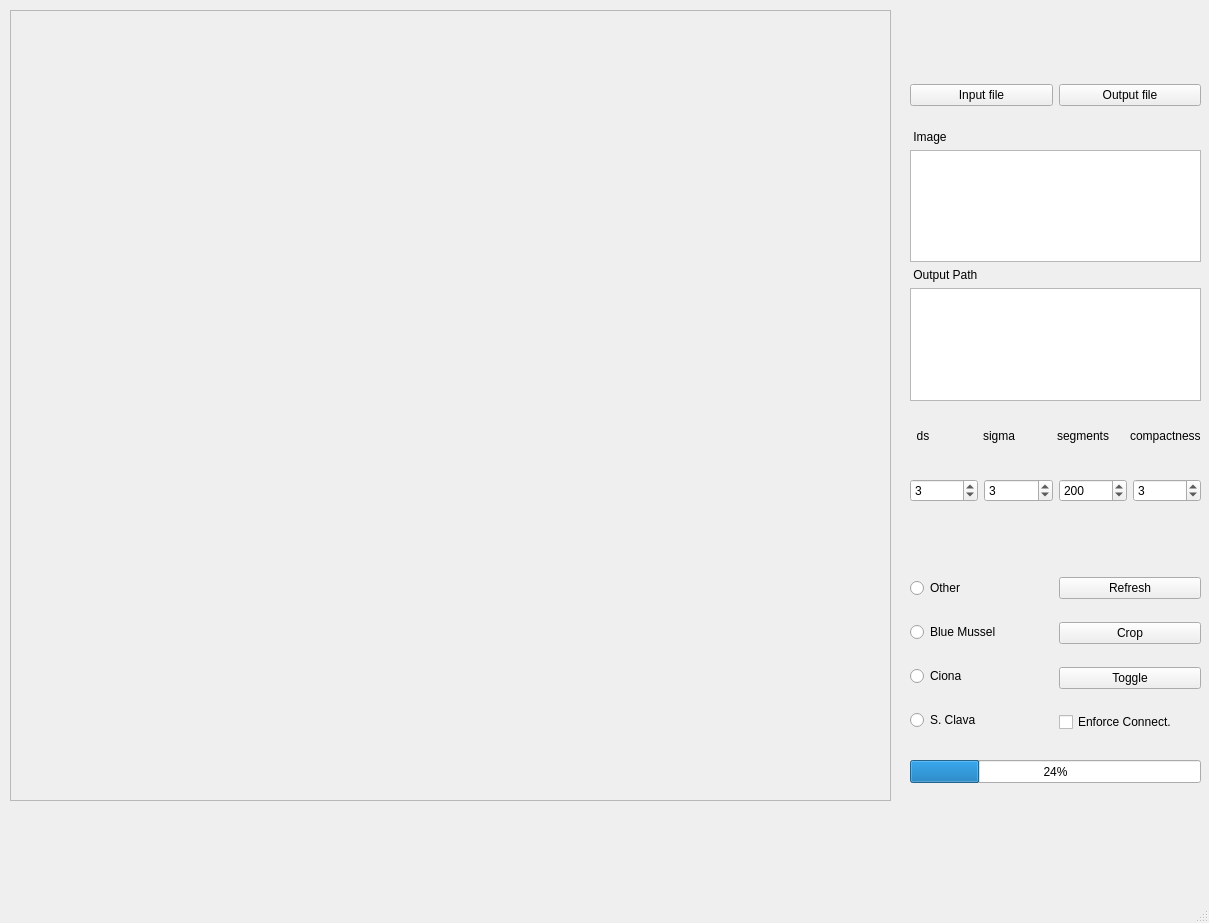
<?xml version="1.0" encoding="UTF-8"?>
<ui version="4.0">
 <class>TruthAndCrop</class>
 <widget class="QMainWindow" name="TruthAndCrop">
  <property name="geometry">
   <rect>
    <x>0</x>
    <y>0</y>
    <width>1209</width>
    <height>923</height>
   </rect>
  </property>
  <property name="windowTitle">
   <string>MainWindow</string>
  </property>
  <widget class="QWidget" name="centralwidget">
   <widget class="QScrollArea" name="scrollArea">
    <property name="geometry">
     <rect>
      <x>10</x>
      <y>10</y>
      <width>881</width>
      <height>791</height>
     </rect>
    </property>
    <property name="widgetResizable">
     <bool>true</bool>
    </property>
    <widget class="QWidget" name="scrollAreaWidgetContents_2">
     <property name="geometry">
      <rect>
       <x>0</x>
       <y>0</y>
       <width>879</width>
       <height>789</height>
      </rect>
     </property>
     <layout class="QHBoxLayout" name="horizontalLayout">
      <item>
       <widget class="QLabel" name="img_view">
        <property name="sizePolicy">
         <sizepolicy hsizetype="Preferred" vsizetype="Preferred">
          <horstretch>0</horstretch>
          <verstretch>0</verstretch>
         </sizepolicy>
        </property>
        <property name="text">
         <string/>
        </property>
        <property name="scaledContents">
         <bool>true</bool>
        </property>
        <property name="wordWrap">
         <bool>true</bool>
        </property>
       </widget>
      </item>
     </layout>
    </widget>
   </widget>
   <widget class="QWidget" name="horizontalLayoutWidget">
    <property name="geometry">
     <rect>
      <x>910</x>
      <y>470</y>
      <width>291</width>
      <height>41</height>
     </rect>
    </property>
    <layout class="QHBoxLayout" name="horizontalLayout_2">
     <item>
      <widget class="QSpinBox" name="dsBox">
       <property name="value">
        <number>3</number>
       </property>
      </widget>
     </item>
     <item>
      <widget class="QSpinBox" name="sigmaBox">
       <property name="value">
        <number>3</number>
       </property>
      </widget>
     </item>
     <item>
      <widget class="QSpinBox" name="segmentsBox">
       <property name="maximum">
        <number>9999</number>
       </property>
       <property name="value">
        <number>200</number>
       </property>
      </widget>
     </item>
     <item>
      <widget class="QSpinBox" name="compactnessBox">
       <property name="value">
        <number>3</number>
       </property>
      </widget>
     </item>
    </layout>
   </widget>
   <widget class="QWidget" name="horizontalLayoutWidget_2">
    <property name="geometry">
     <rect>
      <x>910</x>
      <y>410</y>
      <width>291</width>
      <height>51</height>
     </rect>
    </property>
    <layout class="QHBoxLayout" name="horizontalLayout_3">
     <item>
      <widget class="QLabel" name="label_7">
       <property name="text">
        <string>  ds</string>
       </property>
      </widget>
     </item>
     <item>
      <widget class="QLabel" name="label">
       <property name="text">
        <string>sigma</string>
       </property>
      </widget>
     </item>
     <item>
      <widget class="QLabel" name="label_2">
       <property name="text">
        <string>segments</string>
       </property>
      </widget>
     </item>
     <item>
      <widget class="QLabel" name="label_3">
       <property name="text">
        <string>compactness</string>
       </property>
      </widget>
     </item>
    </layout>
   </widget>
   <widget class="QWidget" name="horizontalLayoutWidget_3">
    <property name="geometry">
     <rect>
      <x>910</x>
      <y>560</y>
      <width>291</width>
      <height>191</height>
     </rect>
    </property>
    <layout class="QHBoxLayout" name="horizontalLayout_4">
     <item>
      <layout class="QVBoxLayout" name="verticalLayout">
       <item>
        <widget class="QRadioButton" name="class_other">
         <property name="text">
          <string>Other</string>
         </property>
        </widget>
       </item>
       <item>
        <widget class="QRadioButton" name="class_mussel">
         <property name="text">
          <string>Blue Mussel</string>
         </property>
        </widget>
       </item>
       <item>
        <widget class="QRadioButton" name="class_ciona">
         <property name="text">
          <string>Ciona</string>
         </property>
        </widget>
       </item>
       <item>
        <widget class="QRadioButton" name="class_styela">
         <property name="text">
          <string>S. Clava</string>
         </property>
        </widget>
       </item>
      </layout>
     </item>
     <item>
      <layout class="QVBoxLayout" name="verticalLayout_2">
       <item>
        <widget class="QPushButton" name="refreshBtn">
         <property name="text">
          <string>Refresh</string>
         </property>
        </widget>
       </item>
       <item>
        <widget class="QPushButton" name="cropButton">
         <property name="text">
          <string>Crop</string>
         </property>
        </widget>
       </item>
       <item>
        <widget class="QPushButton" name="toggleButton">
         <property name="text">
          <string>Toggle</string>
         </property>
        </widget>
       </item>
       <item>
        <widget class="QCheckBox" name="enforceConnectivityBox">
         <property name="text">
          <string>Enforce Connect.</string>
         </property>
        </widget>
       </item>
      </layout>
     </item>
    </layout>
   </widget>
   <widget class="QWidget" name="verticalLayoutWidget_3">
    <property name="geometry">
     <rect>
      <x>910</x>
      <y>130</y>
      <width>291</width>
      <height>271</height>
     </rect>
    </property>
    <layout class="QVBoxLayout" name="verticalLayout_3">
     <item>
      <widget class="QLabel" name="label_6">
       <property name="text">
        <string> Image</string>
       </property>
      </widget>
     </item>
     <item>
      <widget class="QTextEdit" name="imageField">
       <property name="html">
        <string>&lt;!DOCTYPE HTML PUBLIC &quot;-//W3C//DTD HTML 4.0//EN&quot; &quot;http://www.w3.org/TR/REC-html40/strict.dtd&quot;&gt;
&lt;html&gt;&lt;head&gt;&lt;meta name=&quot;qrichtext&quot; content=&quot;1&quot; /&gt;&lt;style type=&quot;text/css&quot;&gt;
p, li { white-space: pre-wrap; }
&lt;/style&gt;&lt;/head&gt;&lt;body style=&quot; font-family:'Ubuntu'; font-size:11pt; font-weight:400; font-style:normal;&quot;&gt;
&lt;p style=&quot;-qt-paragraph-type:empty; margin-top:0px; margin-bottom:0px; margin-left:0px; margin-right:0px; -qt-block-indent:0; text-indent:0px;&quot;&gt;&lt;br /&gt;&lt;/p&gt;
&lt;p style=&quot;-qt-paragraph-type:empty; margin-top:0px; margin-bottom:0px; margin-left:0px; margin-right:0px; -qt-block-indent:0; text-indent:0px;&quot;&gt;&lt;br /&gt;&lt;/p&gt;&lt;/body&gt;&lt;/html&gt;</string>
       </property>
      </widget>
     </item>
     <item>
      <widget class="QLabel" name="label_4">
       <property name="text">
        <string> Output Path</string>
       </property>
      </widget>
     </item>
     <item>
      <widget class="QTextEdit" name="outputPath">
       <property name="html">
        <string>&lt;!DOCTYPE HTML PUBLIC &quot;-//W3C//DTD HTML 4.0//EN&quot; &quot;http://www.w3.org/TR/REC-html40/strict.dtd&quot;&gt;
&lt;html&gt;&lt;head&gt;&lt;meta name=&quot;qrichtext&quot; content=&quot;1&quot; /&gt;&lt;style type=&quot;text/css&quot;&gt;
p, li { white-space: pre-wrap; }
&lt;/style&gt;&lt;/head&gt;&lt;body style=&quot; font-family:'Ubuntu'; font-size:11pt; font-weight:400; font-style:normal;&quot;&gt;
&lt;p style=&quot;-qt-paragraph-type:empty; margin-top:0px; margin-bottom:0px; margin-left:0px; margin-right:0px; -qt-block-indent:0; text-indent:0px;&quot;&gt;&lt;br /&gt;&lt;/p&gt;&lt;/body&gt;&lt;/html&gt;</string>
       </property>
      </widget>
     </item>
    </layout>
   </widget>
   <widget class="QProgressBar" name="progressBar">
    <property name="geometry">
     <rect>
      <x>910</x>
      <y>760</y>
      <width>291</width>
      <height>23</height>
     </rect>
    </property>
    <property name="value">
     <number>24</number>
    </property>
   </widget>
   <widget class="QWidget" name="horizontalLayoutWidget_4">
    <property name="geometry">
     <rect>
      <x>910</x>
      <y>70</y>
      <width>291</width>
      <height>51</height>
     </rect>
    </property>
    <layout class="QHBoxLayout" name="horizontalLayout_5">
     <item>
      <widget class="QPushButton" name="inFile">
       <property name="text">
        <string>Input file</string>
       </property>
      </widget>
     </item>
     <item>
      <widget class="QPushButton" name="outFile">
       <property name="text">
        <string>Output file</string>
       </property>
      </widget>
     </item>
    </layout>
   </widget>
  </widget>
  <widget class="QMenuBar" name="menubar">
   <property name="geometry">
    <rect>
     <x>0</x>
     <y>0</y>
     <width>1209</width>
     <height>25</height>
    </rect>
   </property>
  </widget>
  <widget class="QStatusBar" name="statusbar"/>
 </widget>
 <resources/>
 <connections/>
</ui>
